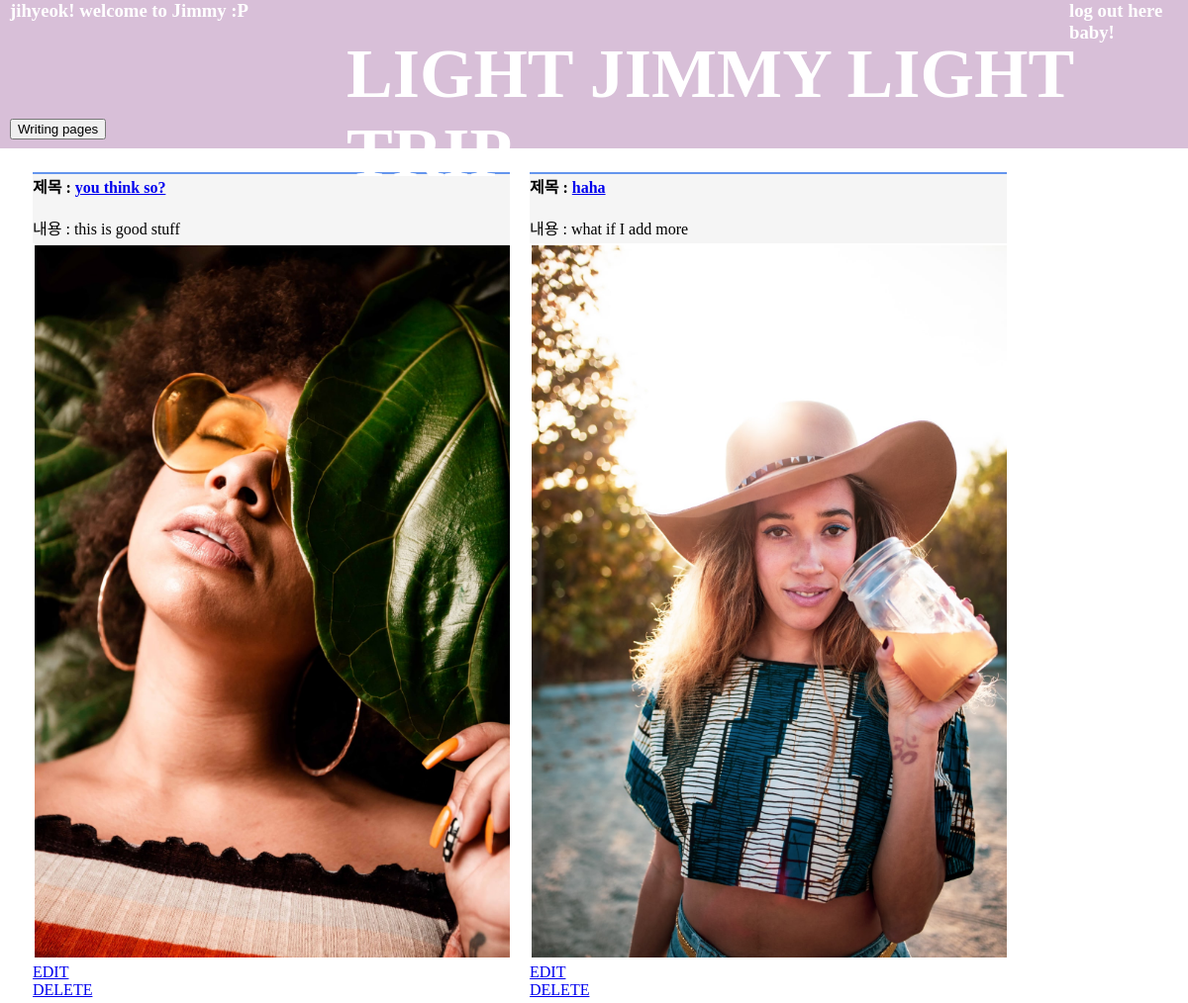
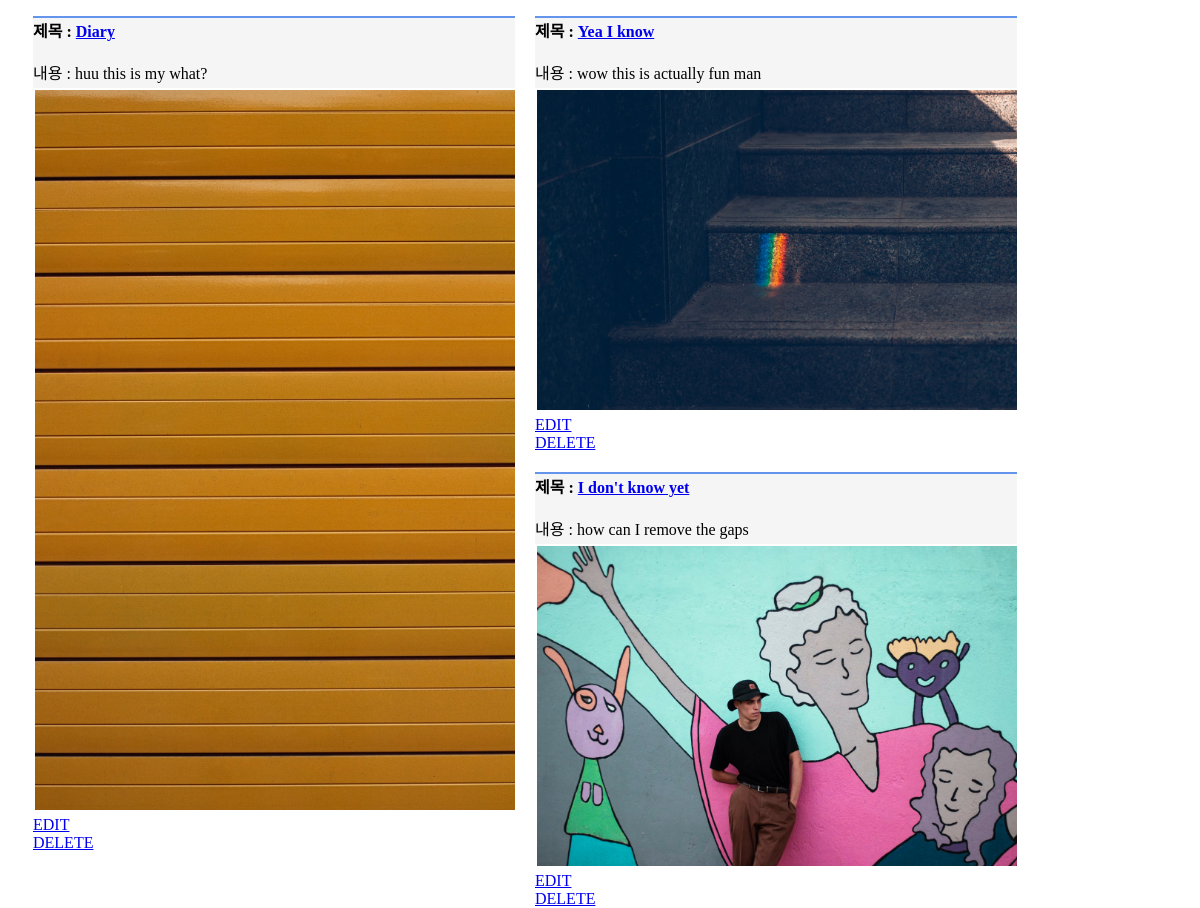
The app's page / (signed in) with its own data (2 pictures, top to bottom).
### myapp/models.py (models this page shows)
class Blog(models.Model):
    title = models.CharField(max_length = 30)
    description = models.CharField(max_length = 100)
    created_at = models.DateField(default = timezone.now)
    myimage = models.FileField(upload_to = 'post', default = "hello")

### myapp/views.py (the view)
# urls.py: path('', myapp.views.index, name = "index"),
def index(request):
    all_blog = Blog.objects.all() #al_Blog는 택배 상자여
    context = {"all_blog": all_blog}
    return render(request, 'index.html', context)

### myapp/templates/index.html (shortened to what this page needs)
{% load static %}
<!DOCTYPE html>
<html lang="en">
<head>
    <link rel="stylesheet" href="{% static 'css/index.css' %}">
</head>
<body>
    <div class="wrapper">
            <h1 class="main"> LIGHT JIMMY LIGHT TRIP</h1>
            {% if user.is_authenticated %}
            <h3 class="main1">{{user.username}}! welcome to Jimmy :P</h3>
            <a class="signup" href="{% url 'logout' %}"><h3 class="main2">log out here baby!</h3></a>
            {% else %}
            <a class="signup" href="{% url 'signup' %}"><h3 class="main3">Sign up here baby!</h3></a>
            <a class="signup" href="{% url 'login' %}"><h3 class="main4">log in here baby!</h3></a>
            {% endif %}
            {% block intro %}
            <a href="{% url 'posting' %}"><button class="button"> Writing pages </button></a>
            {% endblock %}
    </div>
    {% block function %}
    <h3>글 목록</h3>
        {% for blog in all_blog %}
        <div class="realbody">
            <div class="wrapper2">
                <strong>제목 : </strong><a href="{% url 'detail' blog.id %}"><strong>{{blog.title}}</strong></a><br>
                       <br>내용 : {{blog.description}}<br>
            </div>
            {% if blog.myimage %}
            <img class="blog_img" src="{{ blog.myimage.url }}" alt="picture"><br>
            {% endif %}
            <a href="{% url 'update' blog.id %}"> EDIT </a><br>
            <a href="{% url 'delete' blog.id %}"> DELETE </a><br>
        </div>
        {% endfor %}
    {% endblock %}
</body>
</html>

### myapp/static/css/index.css (style rules this page uses)
html { font-family: 'Times New Roman'; }
body { background-color: white; color: white; }
.main { margin: 0px 0px; padding: 0px 0px; position: fixed; top: 35px; left: 350px; color: white; font-size: 70px; }
.main1 { position: fixed; margin: 0px 0px; top: 0px; left: 10px; color: white; }
.main2 { position: fixed; top: 0px; margin: 0px 0px; left: 90%; color: white; }
.realbody { color: black; position: relative; float: left; margin: 10px; z-index: 2; left: 15px; top: 100px; width: 482px; align-content: center; }
.blog_img { width: 480px; border: white 2px solid; display: inline-block; align-content: center; }
.wrapper { background-color: thistle; opacity: 100%; position: fixed; z-index: 3; width: 100%; height: 150px; margin: 0px 0px; padding: 0px 0px; top:0; left:0; border-bottom: white 10px solid; }
.signup { color: white; }
.button { position: fixed; top: 120px; left: 10px; }
.wrapper2 { background-color: whitesmoke; height: 70px; border-top: solid 2px cornflowerblue; }

### records on screen
Blog: title "you think so?", description "this is good stuff", myimage (picture)
Blog: title "haha", description "what if I add more", myimage (picture)
Blog: title "Diary", description "huu this is my what?", myimage (picture)
Blog: title "Yea I know", description "wow this is actually fun man", myimage (picture)
Blog: title "I don't know yet", description "how can I remove the gaps", myimage (picture)

### other values on screen
{{ user.username }} "jihyeok"
